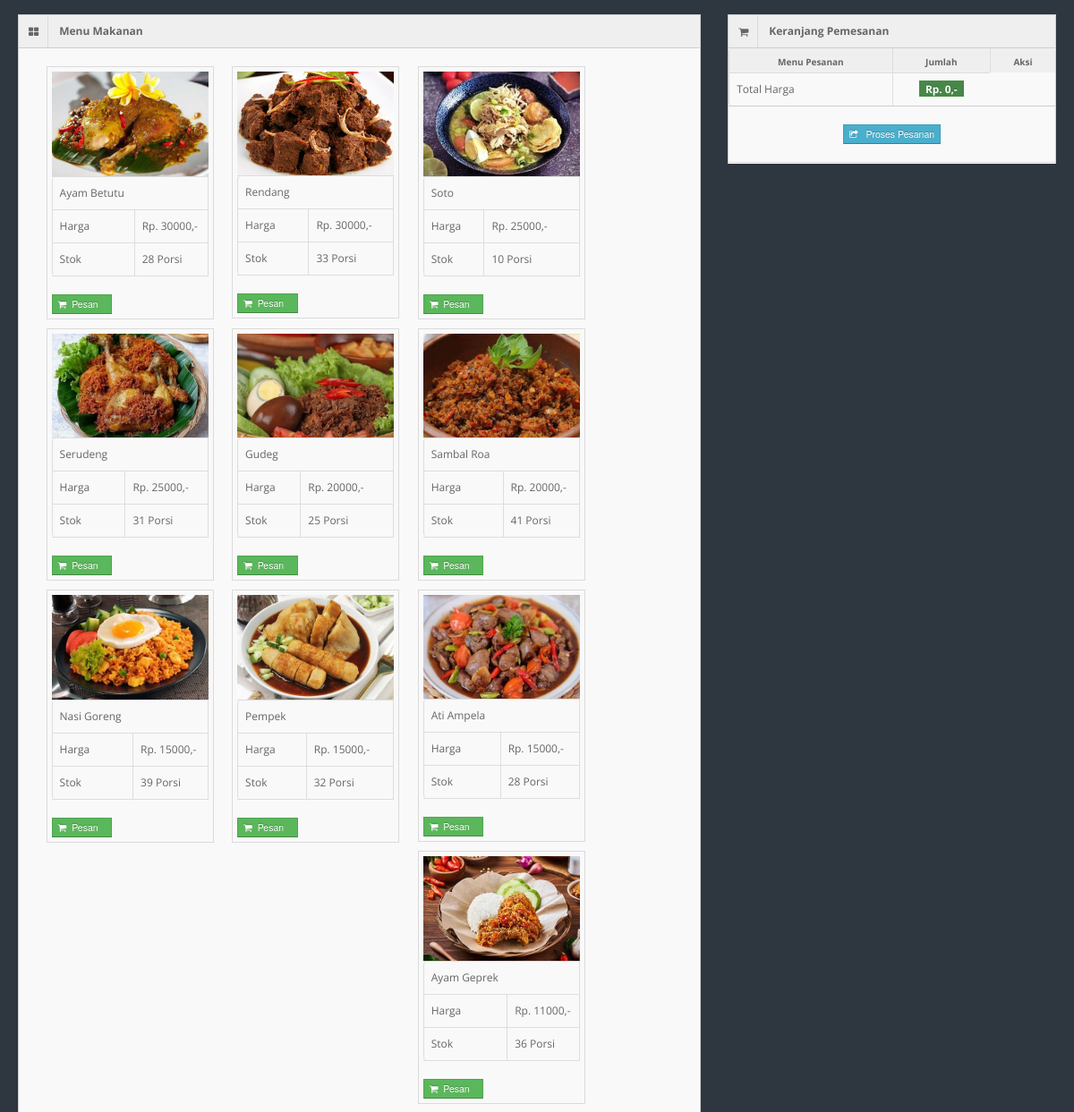
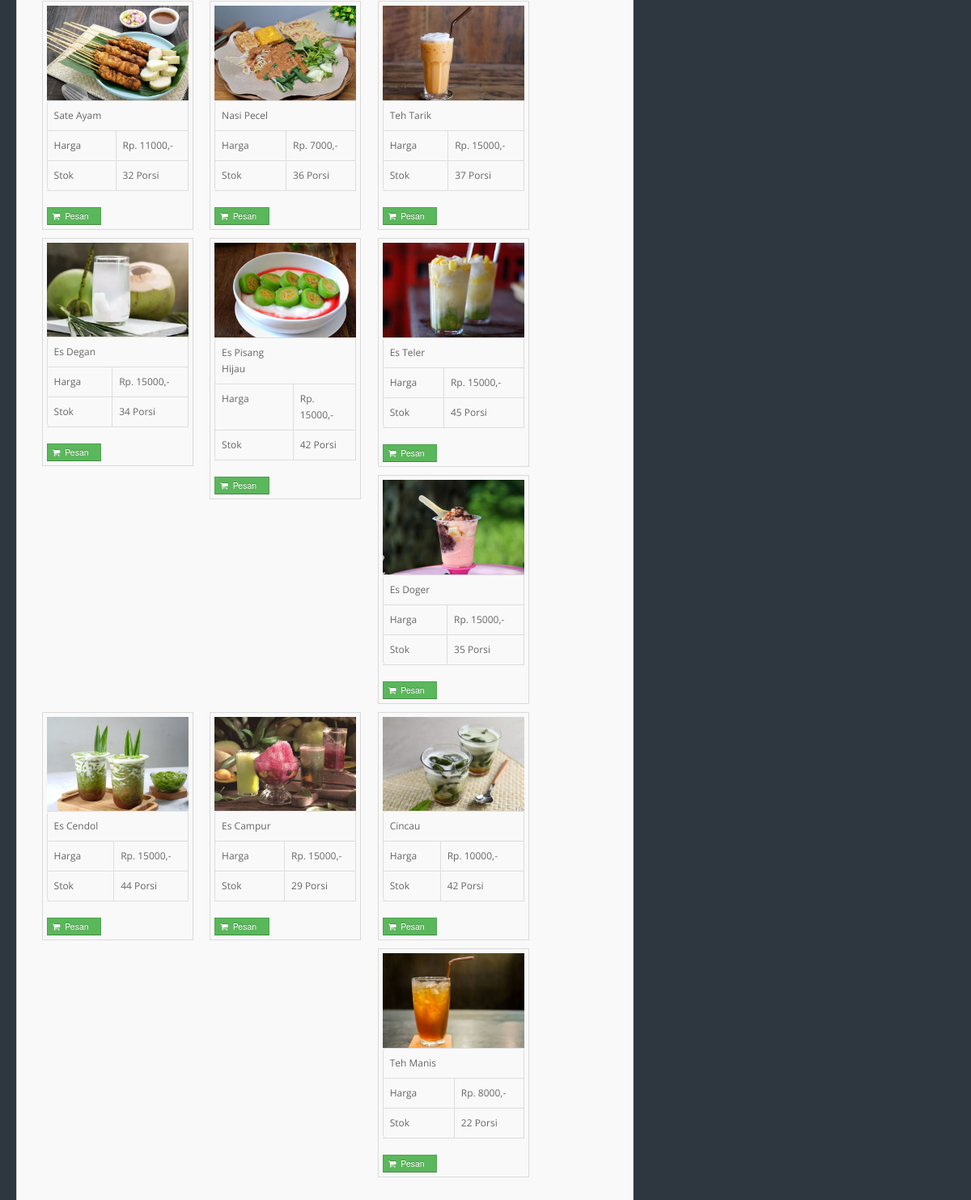
Page /order.php (signed in) on the committed database (2 pictures, top to bottom).
### tables this page shows
CREATE TABLE `tb_user` (
  `id_user` int(11) NOT NULL AUTO_INCREMENT,
  `username` varchar(150) NOT NULL,
  `password` varchar(150) NOT NULL,
  `nama_user` varchar(150) NOT NULL,
  `id_level` int(11) NOT NULL,
  `status` varchar(150) NOT NULL,
  PRIMARY KEY (`id_user`),
  UNIQUE KEY `username` (`username`),
  KEY `id_level` (`id_level`),
  CONSTRAINT `tb_user_ibfk_1` FOREIGN KEY (`id_level`) REFERENCES `tb_level` (`id_level`)
);

CREATE TABLE `tb_masakan` (
  `id_masakan` int(11) NOT NULL AUTO_INCREMENT,
  `nama_masakan` varchar(150) NOT NULL,
  `harga` varchar(150) NOT NULL,
  `stok` int(11) NOT NULL,
  `status_masakan` varchar(150) NOT NULL,
  `gambar_masakan` varchar(150) NOT NULL,
  PRIMARY KEY (`id_masakan`)
);

### order.php (the view, shortened to what this page needs)
<!DOCTYPE html>
<?php
include "connection/koneksi.php";
if(isset ($_SESSION['username'])){
  $id = $_SESSION['id_user'];
  $query = "select * from tb_user where id_user = $id";
  mysqli_query($conn, $query);
  $sql = mysqli_query($conn, $query);
  while($r = mysqli_fetch_array($sql)){
?>
<html lang="en">
<head>
<link rel="stylesheet" href="template/dashboard/css/bootstrap.min.css" />
<link rel="stylesheet" href="template/dashboard/css/bootstrap-responsive.min.css" />
<link rel="stylesheet" href="template/dashboard/css/fullcalendar.css" />
<link rel="stylesheet" href="template/dashboard/css/matrix-style.css" />
<link rel="stylesheet" href="template/dashboard/css/matrix-media.css" />
<link href="template/dashboard/font-awesome/css/font-awesome.css" rel="stylesheet" />
<link rel="stylesheet" href="template/dashboard/css/jquery.gritter.css" />
</head>
<body>
  <div class="container-fluid">
      <?php
        $order = array();
        $query_lihat_order = "select * from tb_order";
        $sql_lihat_order = mysqli_query($conn, $query_lihat_order);
        while($r_dt_order = mysqli_fetch_array($sql_lihat_order)){
          if($r_dt_order['status_order'] != 'sudah bayar'){
            array_push($order, $r_dt_order['id_pengunjung']);
          }
        }
        if(in_array($id, $order)){
      ?>
    <div class="row-fluid">
      <div class="span6">
        <div class="widget-box span12">
          <div class="widget-title"> <span class="icon"> <i class="icon-hand-right"></i> </span>
            <h5>Notifications</h5>
          </div>
          <div class="widget-content">
            <div class="alert alert-info alert-block">
              <h4 class="alert-heading">Informasi !</h4>
              Terimakasih, Anda telah melakukan pemesanan.<br>
              Silahkan tunggu pesanan tiba di meja saudara. Apabila selesai menyantap hidangan, silahkan lakukan proses pembayaran di kasir !
            </div>
          </div>
        </div>
      </div>
      <div class="span6">
        <div class="widget-box span12">
          <div class="widget-title"> <span class="icon"> <i class="icon-shopping-cart"></i> </span>
            <h5>Menu yang dipesan</h5>
          </div>
          <div class="widget-content nopadding">
            <table class="table table-bordered table-invoice-full">
              <thead>
                <tr>
                  <th class="head0">No.</th>
                  <th class="head1">Menu</th>
                  <th class="head0 right">Jumlah</th>
                  <th class="head1 right">Harga</th>
                  <th class="head0 right">Total</th>
                </tr>
              </thead>
              <tbody>
                <?php
                  $no_order_fiks = 1;
                  $query_order_fiks = "select * from tb_pesan natural join tb_masakan where id_user = $id and status_pesan != 'sudah'";
                  $sql_order_fiks = mysqli_query($conn, $query_order_fiks);
                  while($r_order_fiks = mysqli_fetch_array($sql_order_fiks)){
                ?>
                <tr>
                  <td><center><?php echo $no_order_fiks++; ?>. </center></td>
                  <td><?php echo $r_order_fiks['nama_masakan'];?></td>
                  <td class="right"><center><?php echo $r_order_fiks['jumlah'];?></center></td>
                  <td class="right">Rp. <?php echo $r_order_fiks['harga'];?>,-</td>
                  <td class="right">
                    <strong>
                      Rp.
                      <?php
                        $hasil = $r_order_fiks['harga'] * $r_order_fiks['jumlah'];
                        echo $hasil;
                      ?>,-
                    </strong>
                  </td>
                </tr>
                <?php
                  }
                  $query_harga = "select * from tb_order where id_pengunjung = $id and status_order = 'belum bayar'";
                  $sql_harga = mysqli_query($conn, $query_harga);
                  $result_harga = mysqli_fetch_array($sql_harga);
                ?>
                <tr>
                  <td></td>
                  <td><strong><center>Total</center></strong></td>
                  <td class="right"></td>
                  <td class="right"></td>
                  <td class="right"><strong>Rp. <?php echo $result_harga['total_harga'];?>,-</strong></td>
                </tr>
              </tbody>
            </table>
          </div>
          <div class="widget-content nopadding" >
            <form action="#" method="post" class="form-horizontal">
              <p></p>
              <center>
              <div class="widget-content nopadding" >
            <form action="#" method="post" class="form-horizontal">
              <p></p>
              <center>
              <a target='_blank' href="cetak_transaksi_sebelum.php?konten=<?php echo $r_sudah_order['id_order'];?>" class="btn btn-mini btn-success">
                        <i class='icon icon-print'></i>
                  &nbsp;&nbsp;Struk&nbsp;&nbsp;</a>
                </button>
                <button type="submit" name="refresh_page" class="btn btn-mini btn-info">
                <i class='icon-share'></i>
                  &nbsp;&nbsp;Kembali&nbsp;&nbsp;
                </button>
                <?php
                if (isset($_REQUEST['refresh_page'])) {
                  $id_order = $_REQUEST['refresh_page'];
    $query_check_payment = "SELECT status_order FROM tb_order WHERE id_order = $id";
    $result_check_payment = mysqli_query($conn, $query_check_payment);
    $row = mysqli_fetch_assoc($result_check_payment);
    echo "<script>alert('Lakukan pembayaran terlebih dahulu');</script>";
              }
                ?>
              </center>
              <p></p><br>
            </form>
          </div>
        </div>
      </div>
    </div>
      <?php
        } else {
      ?>
    <div class="row-fluid">
      <div class="span8">
        <div class="widget-box span12">
          <div class="widget-title bg_lg"><span class="icon"><i class="icon-th-large"></i></span>
            <h5>Menu Makanan</h5>
          </div>
          <div class="widget-content" >
            <ul class="thumbnails">
              <div class="btn-icon-pg">
                <ul>
                  <?php
                    $pesan = array();
                    $query_data_makanan = "select * from tb_masakan where stok > 0 order by id_masakan desc";
                    $sql_data_makanan = mysqli_query($conn, $query_data_makanan);
                    while($r_dt_makanan = mysqli_fetch_array($sql_data_makanan)){
                  ?>
                      <li class="span2">
                        <a> <img src="gambar/<?php echo $r_dt_makanan['gambar_masakan']?>" alt="" > </a>
                        <table class="table table-bordered">
                          <tbody>
                            <tr>
                              <td><?php echo $r_dt_makanan['nama_masakan'];?></td>
                            </tr>
                            <tr>
                              <td>Harga</td>
                              <td>Rp. <?php echo $r_dt_makanan['harga'];?>,-</td>
                            </tr>
                            <tr>
                              <td>Stok</td>
                              <td><?php echo $r_dt_makanan['stok'];?> Porsi</td>
                            </tr>
                          </tbody>
                        </table>
                        <form action="" method="post">
                          <?php
                            if(in_array($r_dt_makanan['id_masakan'], $pesan)){
                          ?>
                              <button type="submit" value="<?php echo $r_dt_makanan['id_masakan'];?>" name="tambah_pesan" class="btn btn-danger btn-mini" disabled>
                                <i class='icon-shopping-cart'></i>&nbsp;&nbsp;Telah dipesan &nbsp;&nbsp;
                              </button>
                          <?php
                            } else {
                          ?>
                              <button type="submit" value="<?php echo $r_dt_makanan['id_masakan'];?>" name="tambah_pesan" class="btn btn-success btn-mini">
                                <i class='icon-shopping-cart'></i>&nbsp;&nbsp;Pesan &nbsp;&nbsp;
                              </button>
                          <?php
                            }
                          ?>
                        </form>
                      </li>
                    <?php
                      }
                    ?>
                </ul>
              </div>
            </ul>
          </div>
        </div>
      </div>
      <div class="span4">
      <form action="" method="post">
        <div class="widget-box">
          <div class="widget-title bg_lg"> <span class="icon"> <i class="icon-shopping-cart"></i> </span>
            <h5>Keranjang Pemesanan</h5>
          </div>
          <div class="widget-content nopadding">
            <table class="table table-bordered table-striped">
              <thead>
                <tr>
                  <th style="width: 50%">Menu Pesanan</th>
                  <th style="width: 30%">Jumlah</th>
                  <th style="width: 20%">Aksi</th>
                </tr>
              </thead>
              <tbody>
                <tr class="odd gradeX">
                  <td>Total Harga</td>
                  <td>
                    <center>
                      <span class="label label-success">&nbsp;Rp. <span id="total_harga">0</span>,-&nbsp;</span>
                    </center>
                  </td>
                </tr>
              </tbody>
            </table>
          </div>
          <br>
          <center>
            <button type="submit" value="" name="proses_pesan" class="btn btn-mini btn-info">
              <i class='icon-share'></i> &nbsp;&nbsp;Proses Pesanan
            </button>
          </center>
          <hr>
        </div>
      </form>
      </div>
    </div>
      <?php
        }
      ?>
    </div>
</body>
</html>
<?php
  }
} else {
  header('location: logout.php');
}
?>

### template/dashboard/css/matrix-style.css (style rules this page uses)
* { outline:none !important; -moz-outline: none !important; }
html, body { height:100% }
body { overflow-x: hidden; margin-top: -10px; font-family: 'Open Sans', sans-serif; font-size:12px; color:#666; }
a { color:#666; }
select, textarea, input[type="text"], input[type="password"], input[type="datetime"], input[type="datetime-local"], input[type="date"], input[type="month"], input[type="time"], input[type="week"], input[type="number"], input[type="email"], input[type="url"], input[type="search"], input[type="tel"], input[type="color"], .uneditable-input, .label, .dropdown-menu, .btn, .well, .progress, .table-bordered, .btn-group > .btn:first-child, .btn-group > .btn:last-child, .btn-group > .btn:last-child, .btn-group > .dropdown-toggle, .alert { border-radius:0px; }
.btn, textarea, input[type="text"], input[type="password"], input[type="datetime"], input[type="datetime-local"], input[type="date"], input[type="month"], input[type="time"], input[type="week"], input[type="number"], input[type="email"], input[type="url"], input[type="search"], input[type="tel"], input[type="color"], .uneditable-input { box-shadow:none; }
.progress, .progress-success .bar, .progress .bar-success, .progress-warning .bar, .progress .bar-warning, .progress-danger .bar, .progress .bar-danger, .progress-info .bar, .progress .bar-info, .btn, .btn-primary { background-image:none; }
hr { border-top-color:#dadada; }
.bg_lg { background:#28b779; }
.stat-boxes .peity_bar_good, .stat-boxes .peity_line_good, { color: #459D1C; }
.widget-box { background: none repeat scroll 0 0 #F9F9F9; border-left: 1px solid #CDCDCD; border-top: 1px solid #CDCDCD; border-right: 1px solid #CDCDCD; clear: both; margin-top: 16px; margin-bottom: 16px; position: relative; }
.widget-title, .modal-header, .table th, div.dataTables_wrapper .ui-widget-header { background:#efefef; border-bottom: 1px solid #CDCDCD; height: 36px; }
.widget-title span.icon { padding: 9px 10px 7px 11px; float: left; border-right:1px solid #dadada; }
.widget-title h5 { color: #666; float: left; font-size: 12px; font-weight: bold; padding: 12px; line-height: 12px; margin: 0; }
.widget-content { padding:15px; border-bottom: 1px solid #cdcdcd; }
.table th { height: auto; font-size: 10px; padding: 5px 10px 2px; border-bottom: 0; text-align: center; color: #666666; }
.nopadding { padding: 0 !important; }
.nopadding .table { margin-bottom: 0; }
.nopadding .table-bordered { border: 0; }
.thumbnails { margin-left: -2% ; }
.thumbnails [class*="span"] { margin-left: 2.12766% !important; position: relative; }
form { margin-bottom: 0; }
.btn-icon-pg ul { margin:0px; padding:0px; }
.btn-icon-pg ul li { margin:5px; padding:5px; list-style:none; display:inline-block; border:1px solid #dadada; min-width:187px; cursor:pointer }

### template/dashboard/css/matrix-media.css (style rules this page uses)
body { background:#2E363F; }

### rows in the picture
tb_masakan: gambar_masakan (picture), nama_masakan "Ayam Betutu", harga "30000", stok "28", $r_dt_makanan['id_masakan'] 23 (drawn)
tb_masakan: gambar_masakan (picture), nama_masakan "Rendang", harga "30000", stok "33", $r_dt_makanan['id_masakan'] 22 (drawn)
tb_masakan: gambar_masakan (picture), nama_masakan "Soto", harga "25000", stok "10", $r_dt_makanan['id_masakan'] 21 (drawn)
tb_masakan: gambar_masakan (picture), nama_masakan "Serudeng", harga "25000", stok "31", $r_dt_makanan['id_masakan'] 19 (drawn)
tb_masakan: gambar_masakan (picture), nama_masakan "Gudeg", harga "20000", stok "25", $r_dt_makanan['id_masakan'] 18 (drawn)
tb_masakan: gambar_masakan (picture), nama_masakan "Sambal Roa", harga "20000", stok "41", $r_dt_makanan['id_masakan'] 17 (drawn)
tb_masakan: gambar_masakan (picture), nama_masakan "Nasi Goreng", harga "15000", stok "39", $r_dt_makanan['id_masakan'] 15 (drawn)
tb_masakan: shows a picture, nama_masakan "Pempek", harga "15000", stok "32", $r_dt_makanan['id_masakan'] 14 (drawn)
tb_masakan: gambar_masakan (picture), nama_masakan "Ati Ampela", harga "15000", stok "28", $r_dt_makanan['id_masakan'] 13 (drawn)
tb_masakan: gambar_masakan (picture), nama_masakan "Ayam Geprek", harga "11000", stok "36", $r_dt_makanan['id_masakan'] 12 (drawn)
tb_masakan: gambar_masakan (picture), nama_masakan "Sate Ayam", harga "11000", stok "32", $r_dt_makanan['id_masakan'] 11 (drawn)
tb_masakan: gambar_masakan (picture), nama_masakan "Nasi Pecel", harga "7000", stok "36", $r_dt_makanan['id_masakan'] 10 (drawn)
tb_masakan: gambar_masakan (picture), nama_masakan "Teh Tarik", harga "15000", stok "37", $r_dt_makanan['id_masakan'] 9 (drawn)
tb_masakan: gambar_masakan (picture), nama_masakan "Es Degan", harga "15000", stok "34", $r_dt_makanan['id_masakan'] 8 (drawn)
tb_masakan: gambar_masakan (picture), nama_masakan "Es Pisang Hijau", harga "15000", stok "42", $r_dt_makanan['id_masakan'] 7 (drawn)
tb_masakan: gambar_masakan (picture), nama_masakan "Es Teler", harga "15000", stok "45", $r_dt_makanan['id_masakan'] 6 (drawn)
tb_masakan: gambar_masakan (picture), nama_masakan "Es Doger", harga "15000", stok "35", $r_dt_makanan['id_masakan'] 5 (drawn)
tb_masakan: gambar_masakan (picture), nama_masakan "Es Cendol", harga "15000", stok "44", $r_dt_makanan['id_masakan'] 4 (drawn)
tb_masakan: gambar_masakan (picture), nama_masakan "Es Campur", harga "15000", stok "29", $r_dt_makanan['id_masakan'] 3 (drawn)
tb_masakan: gambar_masakan (picture), nama_masakan "Cincau", harga "10000", stok "42", $r_dt_makanan['id_masakan'] 2 (drawn)
tb_masakan: gambar_masakan (picture), nama_masakan "Teh Manis", harga "8000", stok "22", $r_dt_makanan['id_masakan'] 1 (drawn)
